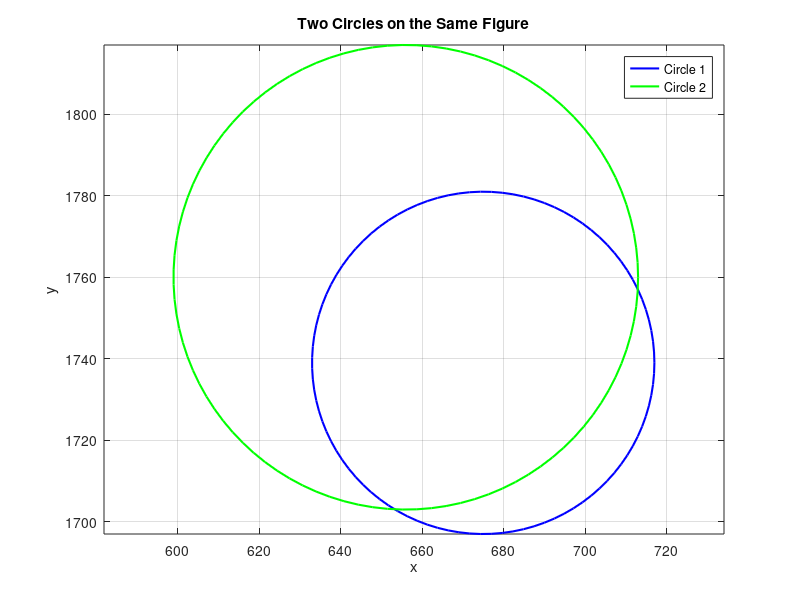

Recreate this plot in MATLAB.
center1_x = 675; % x-coordinate of the center
center1_y = 1739; % y-coordinate of the center
radius1 = 42; % radius of the circle

center2_x = 656; % x-coordinate of the center
center2_y = 1760; % y-coordinate of the center
radius2 = 57; % radius of the circle

% Define the angle range for the circles
theta = linspace(0, 2*pi, 100); % 100 points from 0 to 2π

% Parametric equations for the first circle
x1 = center1_x + radius1 * cos(theta);
y1 = center1_y + radius1 * sin(theta);

% Parametric equations for the second circle
x2 = center2_x + radius2 * cos(theta);
y2 = center2_y + radius2 * sin(theta);

% Plot the first circle
figure;
plot(x1, y1, 'b-', 'LineWidth', 1.5); 
hold on;

% Plot the second circle
plot(x2, y2, 'g-', 'LineWidth', 1.5);


% Add labels, title, and grid
xlabel('x');
ylabel('y');
title('Two Circles on the Same Figure');
axis equal; % Equal scaling for x and y
grid on;

legend('Circle 1', 'Circle 2');
